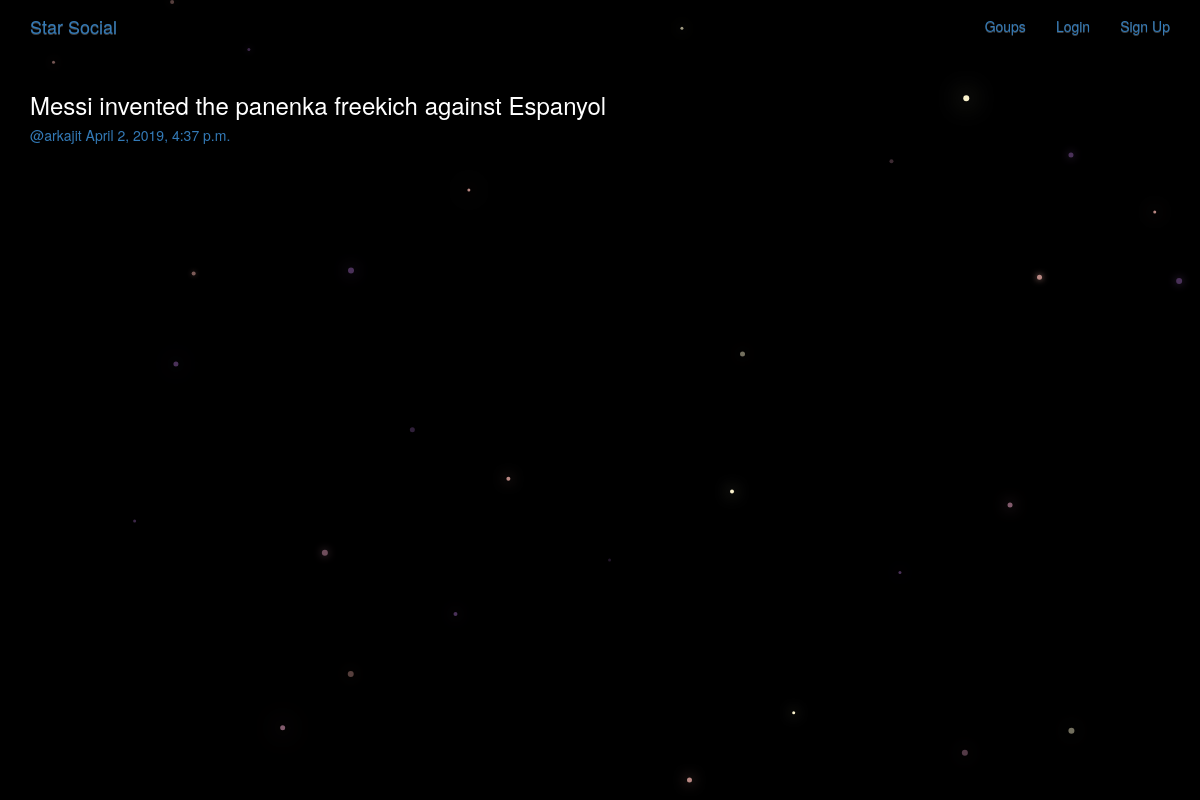
/posts/by/arkajit/6/, run on the app's committed database.
### posts/models.py (models this page shows, shortened)
class Post(models.Model):
    user = models.ForeignKey(User, related_name = 'posts', on_delete = models.CASCADE)
    created_date = models.DateTimeField(auto_now = True)
    message = models.TextField()
    message_html = models.TextField(editable = False)
    group = models.ForeignKey(Group, related_name = 'posts', on_delete = models.CASCADE, null = True, blank = True)
    class Meta:
        ordering = ['-created_date']
        unique_together = ['user', 'message']

### posts/views.py (the view)
# urls.py: path('by/<username>/<int:pk>/', views.PostDetail.as_view(), name = 'single'),
class PostDetail(SelectRelatedMixin, generic.DetailView):
    model = models.Post
    select_related = ('user', 'group')
    def get_queryset(self):
        queryset = super().get_queryset()
        return queryset.filter(user__username__iexact = self.kwargs.get('username'))

### posts/templates/posts/post_detail.html
{% extends 'posts/post_base.html' %}
{% block post_content %}
    <div class="col-md-8">
        {% include 'posts/_post.html' %}
    </div>
{% endblock %}

### posts/templates/posts/_post.html (shortened to what this page needs)
<div class="post media">
    <h3>{{ post.message_html | safe }}</h3>
    <div class="media-body">
        <h5 class="media-heading">
            <span class="username">
                <a href="{% url 'posts:for_user' username=post.user.username %}">@{{ post.user.username }}</a>
            </span>
            <time class="time">
                <a href="{% url 'posts:single' username=post.user.username pk=post.pk %}">{{ post.created_date }}</a>
            </time>
        </h5>
    </div>
</div>

### static/simple_social/css/master.css (style rules this page uses)
body { margin: 0; overflow: hidden; background-color: black; color:white; }

### data on the page
Post: message_html "Messi invented the panenka freekich against Espanyol", user.username "arkajit", created_date "April 2, 2019, 4:37 p.m."
